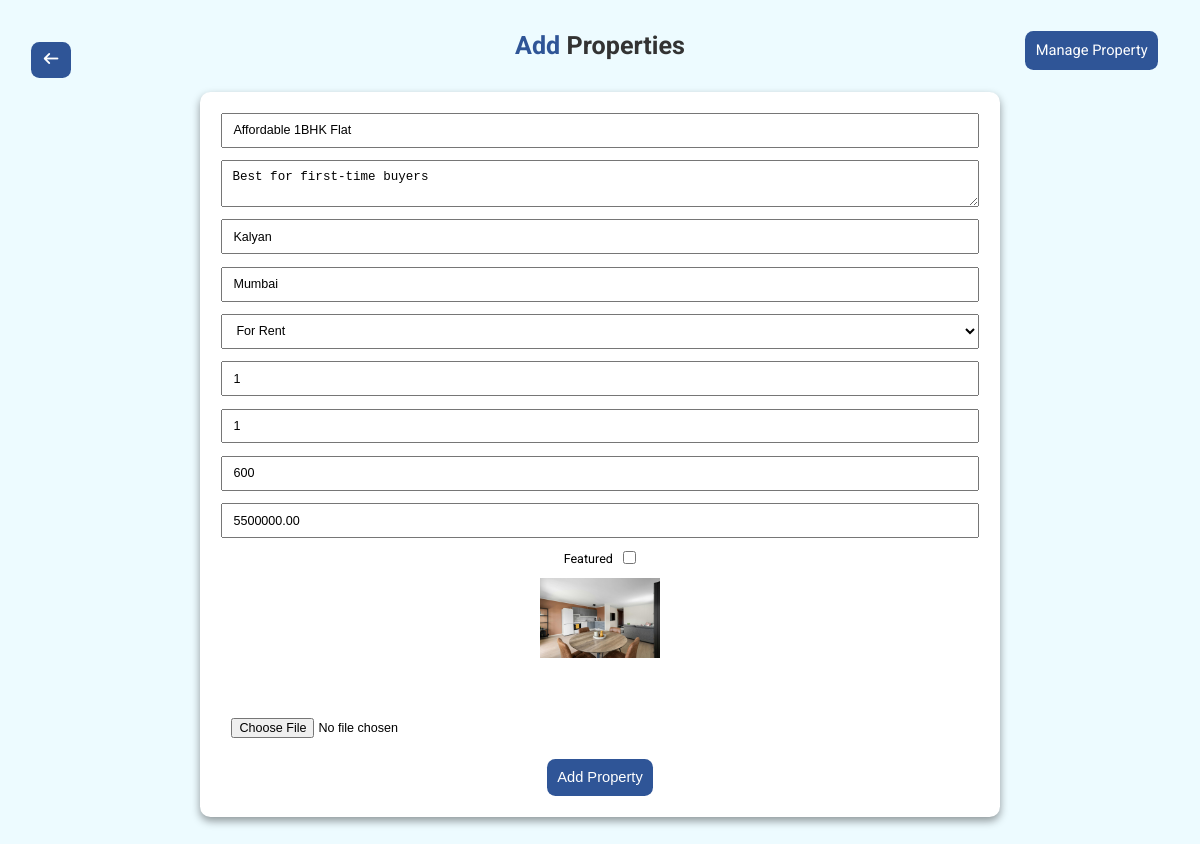
Screenshot of /admin/update_property.php?id=9 with the database file from the repository.
### tables this page shows
CREATE TABLE `properties` (
  `id` int(11) NOT NULL,
  `name` varchar(255) DEFAULT NULL,
  `description` text DEFAULT NULL,
  `location` varchar(255) DEFAULT NULL,
  `city` varchar(100) DEFAULT NULL,
  `type` varchar(50) DEFAULT NULL,
  `rooms` int(11) DEFAULT NULL,
  `bathrooms` int(11) DEFAULT NULL,
  `area` int(11) DEFAULT NULL,
  `price` decimal(10,2) DEFAULT NULL,
  `image` varchar(255) DEFAULT NULL,
  `featured` tinyint(1) DEFAULT 0,
  `created_at` timestamp NOT NULL DEFAULT current_timestamp(),
  `updated_at` timestamp NOT NULL DEFAULT current_timestamp() ON UPDATE current_timestamp(),
  `agent_id` int(11) DEFAULT NULL
);

### admin/update_property.php (the view, shortened to what this page needs)
<?php include "../db.php";
$id = intval($_GET['id']);
$result = mysqli_query($conn, "SELECT * FROM properties WHERE id=$id");
$row = mysqli_fetch_assoc($result);
?>
<!DOCTYPE html>
<html lang="en">
<head>
    <link rel="stylesheet" href="dashbord-style.css">
    <link rel="stylesheet" href="https://cdnjs.cloudflare.com/ajax/libs/font-awesome/7.0.0/css/all.min.css" />
</head>
<body>
    <div class="properties">
        <a href="dashboard.php" class="back-btn"><i class="fa-solid fa-arrow-left"></i></a>
        <div class="left">
            <a href="manage_property.php" class="menage-left">Manage Property</a>
        </div>
        <h1 class="main-h1"><span>Add </span>Properties</h1>
        <form  method="POST" enctype="multipart/form-data">
            <input type="text" name="name" value="<?= $row['name'] ;?>">
            <textarea name="description"><?= $row['description']; ?></textarea>
            <input type="text" name="location" value="<?= $row['location'] ;?>">
            <input type="text" name="city" value="<?= $row['city']; ?>">
            <select name="type">
                <option value="rent" <?= $row['type']=='rent' ? 'selected' : '' ?>>For Rent</option>
            </select>
            <input type="number" name="rooms" value="<?= $row['rooms'] ;?>">
            <input type="number" name="bathrooms" value="<?= $row['bathrooms'] ;?>">
            <input type="number" name="area" value="<?= $row['area'] ;?>">
            <input type="number" name="price" value="<?= $row['price'] ;?>">
           <div class="feature">
                <label>Featured</label> <input type="checkbox" name="featured" value="<?= $row['featured'] ? 'checked' : '' ?>">
            </div>
            <img src="../uploads/<?= $row['image']; ?>" width="120"><br><br>
            <input type="file" name="image">
            <button type="submit" name="submit" class="form-btn">Add Property</button>
        </form>
    </div>
</body>
</html>

### admin/dashbord-style.css (style rules this page uses)
* { margin: 0; padding: 0; box-sizing: border-box; }
html { font-size: 65.5%; font-family: "Roboto", sans-serif; }
body { background-color: #edfbff; }
.properties { margin: 3rem 2rem; position: relative; }
.back-btn { position: absolute; top: 1rem; left: 1rem; display: inline-flex; align-items: center; gap: 8px; text-decoration: none; background: #2F5597; color: #fff; padding: 1rem; border-radius: .8rem; text-decoration: none; font-weight: 500; transition: 0.3s; }
.back-btn i { font-size: 1.4rem; }
.main-h1 { font-size: 2.4rem; color: #333; text-align: center; margin: 3rem 0; }
.main-h1 span { color: #2F5597; }
form { width: 90%; max-width: 800px; padding: 2rem; margin: 3rem auto; display: flex; flex-direction: column; align-items: center; gap: 1.2rem; background-color: #fff; border-radius: 1rem; box-shadow: 0 4px 8px rgba(0,0,0,0.4); }
form input, form textarea, form select { width: 100%; padding: .8rem 1rem; font-size: 1.2rem; outline: none; }
form .form-btn { padding: 1rem; border: none; background-color: #2F5597; color: #fff; font-size: 1.4rem; font-weight: 500; border-radius: .8rem; transition: .3s ease; }
form .feature { display: flex; align-items: flex-start; gap: 1rem; }
form .feature label { font-size: 1.2rem; }
.left { position: absolute; top: 1rem; right: 2rem; text-align: center; font-size: 1.4rem; }
.menage-left { text-decoration: none; padding: 1rem; background-color: #2F5597; color: #fff; border-radius: .8rem; transition: .3s ease; }

### rows the page displays
properties: name "Affordable 1BHK Flat", description "Best for first-time buyers", location "Kalyan", city "Mumbai", type "For Rent", rooms "1", bathrooms "1", area "600", price "5500000.00", image (picture)
